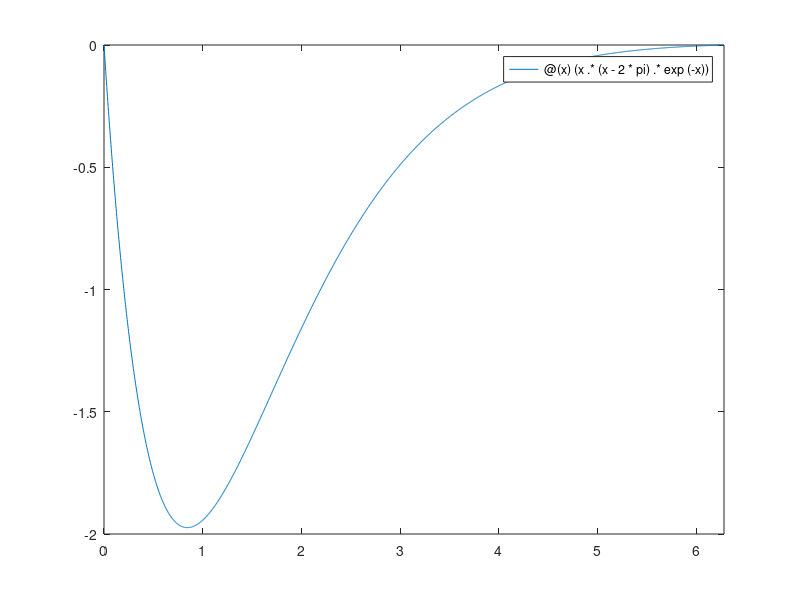

Source code (MATLAB): (Note: this script raises an error after producing the figure.)
# 例題 3.6

hold off
cla
clf


# オリジナルの関数
fun=@(x) (x .* (x - 2 * pi) .* exp(-x));

N=1000;  # numbers for plot
xxx=linspace(0,2*pi,N);
fplot(fun,[0,2*pi])
hold on


M=10;     # 補間点の数
#xx=2*pi*[0:M-1]./M

yy=fun(xx);
plot(xx,yy,"or")


Y=fft(yy);
C=fftshift(Y)/M;

Hokan=zeros(1,N);

for ii=1:M
    Hokan+=C(ii) * exp(i* (-(M/2)+(ii-1)) * xxx);
endfor

plot(xxx,Hokan)



